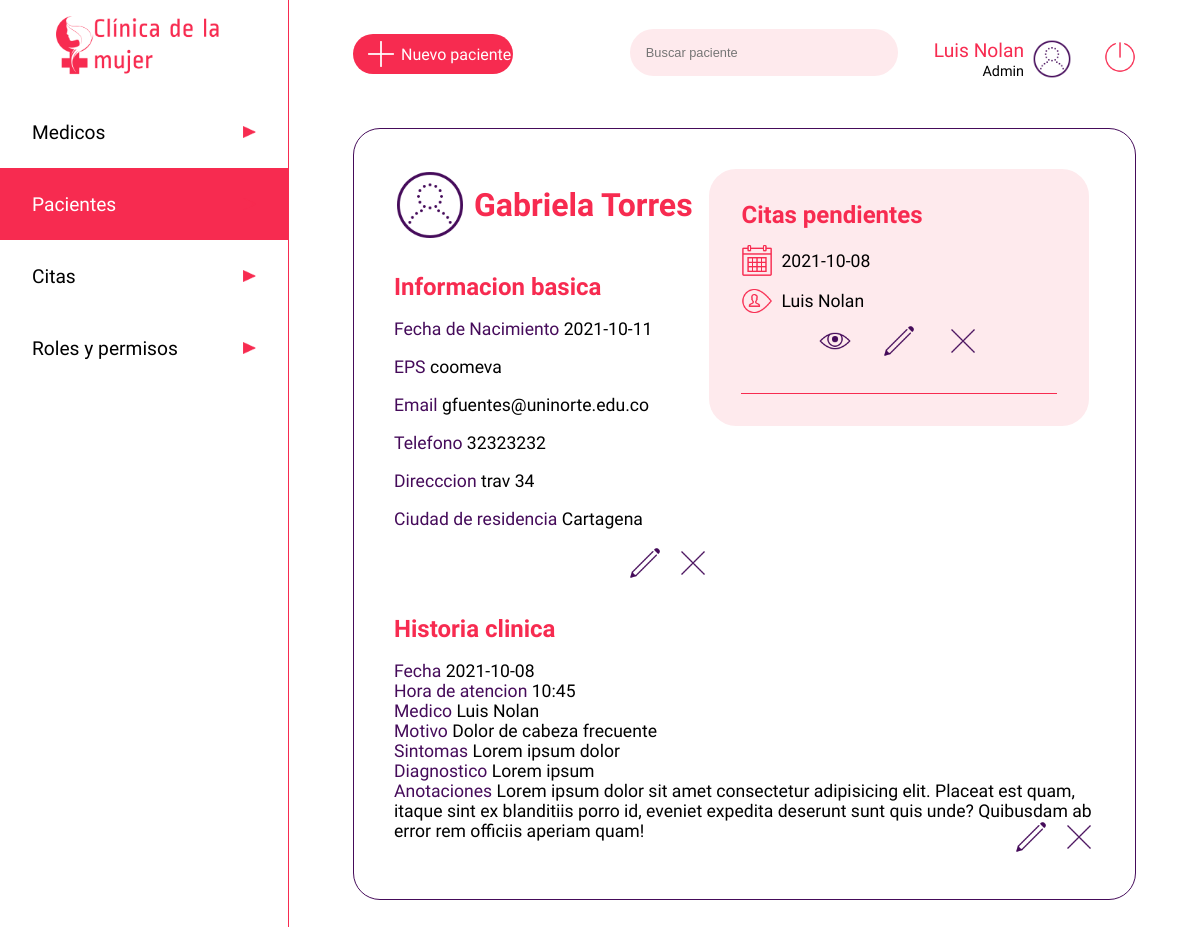
Screenshot of /paciente/45425474 (signed in) with the database file from the repository.
### app.py (models this page shows, shortened)
class users(db.Model):
    __tablename__ = 'users'
    cedula = db.Column(db.Integer, primary_key=True)
    nombre=db.Column(db.String)
    apellido=db.Column(db.String)
    nacimiento=db.Column(db.String)
    eps=db.Column(db.String)
    email=db.Column(db.String, unique=True)
    telefono=db.Column(db.Integer)
    dir=db.Column(db.String)
    ciudad=db.Column(db.String)
    password=db.Column(db.String)
    rol =db.Column(db.String)
    especialidad = db.Column(db.String)
    estado = db.Column(db.Boolean)

class citas(db.Model):
    __tablename__ = 'citas'
    cita_id=db.Column(db.Integer, primary_key=True)
    medico_id = db.Column(db.Integer, nullable=False)
    paciente_id = db.Column(db.Integer, nullable=False)
    fecha = db.Column(db.String)
    motivo = db.Column(db.String(500))
    estado = db.Column(db.Boolean)
    hora_atencion = db.Column(db.String)
    sintomas = db.Column(db.String)
    diagnostico = db.Column(db.String)
    anotaciones = db.Column(db.String)
    calificacion = db.Column(db.Integer)
    calificacion_obs = db.Column(db.String)

### app.py (the view)
@app.route('/paciente/<user>', methods=['GET'])
def view_paciente(user):
    if 'usuarioIngresado' in session:
        paciente = users.query.filter_by(cedula=user).first()
        usuario = users.query.filter_by(cedula=int(session['usuarioIngresado'])).first()
        medicos = users.query.filter_by(rol='medico')
        citass = citas.query.filter_by(paciente_id=user).all()
        return render('userpaciente.html', data=paciente, row=usuario, listamedicos=medicos,  cita=citass)
    else:
        return render('acceso-denegado.html')

### templates/userpaciente.html (shortened to what this page needs)
<!DOCTYPE html>
<html lang="es">
<head>
    <link rel="stylesheet" type="text/css" href="{{ url_for('static', filename='css/users.css')}}">
</head>
<body>
    <header class="header">
        <a href="/dashboard" type="button" class="btn"><img src="{{ url_for('static', filename='images/iconoclinica.png')}}" class="logo" alt="Clinica de la mujer"></a>
        <nav>
            <ul class="menu">
                <li class="menuitems"><a href="/medico" class="menulink"><span>Medicos</span><img src="{{ url_for('static', filename='images/triangulo.png')}}"  class="flecha" alt=""></a></li>
                <li class="menuitems"><a href="/paciente" class="menuselect"><span>Pacientes</span><img src="{{ url_for('static', filename='images/triangulo.png')}}"  class="flecha" alt=""></a></li>
                <li class="menuitems"><a href="/listado-citas" class="menulink"><span>Citas</span><img src="{{ url_for('static', filename='images/triangulo.png')}}"  class="flecha" alt=""></a></li>
                <li class="menuitems"><a href="/roles" class="menulink"><span>Roles y permisos</span><img src="{{ url_for('static', filename='images/triangulo.png')}}"  class="flecha" alt=""></a></li>
            </ul>
        </nav>
    </header>
    <main class="main">
        <div class="searchuser">
            <a href="/registro" class="newuser"><img src="{{ url_for('static', filename='images/plus_math_100px.png')}}" class="profile" alt="+"><span>Nuevo paciente</span></a>
            <div>
                <input type="search" class="search" placeholder="Buscar paciente">
                <div class="perfil">
                    <div>
                        <span class="nameuser">{{ row ['nombre'] }} {{ row ['apellido'] }}</span><br>
                        <span class="roluser">Admin</span>
                    </div>
                    <img src="{{ url_for('static', filename='images/test_account_100px.png')}}" class="profile" alt="">
                    <a href="/logout" type="button" class="btn"><img src="{{ url_for('static', filename='images/off.png')}}" class="logout" alt="Cerrar sesion"></a>
                </div>
            </div>
        </div>
        <div class="cuerpo">
            <div class="pacienteperfil">
                <div class="perfilcitas">
                    <div class="contenedorperfil">
                        <div class="userperf">
                            <img src="{{ url_for('static', filename='images/test_account_100px.png')}}" class="userper" alt="">
                            <h1 class="username">{{data.nombre}} {{data.apellido}}</h1>
                        </div>
                        <div class="userinfo">
                            <h2 class="infotitle">Informacion basica</h2><br>
                            <span style="color:#450B5A">Fecha de Nacimiento </span><span style="color:#000000">{{data.nacimiento}}</span> <br><br>
                            <span style="color:#450B5A">EPS </span><span style="color:#000000">{{data.eps}}</span> <br><br>
                            <span style="color:#450B5A">Email </span><span style="color:#000000">{{data.email}}</span><br><br>
                            <span style="color:#450B5A">Telefono </span><span style="color:#000000">{{data.telefono}}</span> <br><br>
                            <span style="color:#450B5A">Direcccion </span><span style="color:#000000">{{data.dir}}</span> <br><br>
                            <span style="color:#450B5A">Ciudad de residencia </span><span style="color:#000000">{{data.ciudad}}</span> <br><br>
                            <div class="contenedordbtn">
                                <a href="/paciente/{{data.cedula}}/editar"><img src="{{ url_for('static', filename='images/edit_100px.png')}}" class="btned" alt=""></a>
                                <a href="/paciente/{{data.cedula}}/editar"><img src="{{ url_for('static', filename='images/delete_100px.png')}}" class="btned" alt=""></a>
                            </div>
                        </div>
                    </div>
                    <div class="contenedorcitas">
                        <h2 class="infotitle">Citas pendientes</h1>
                            {% for c in cita %}
                            <div class="infocita">
                                <div class="diahora">
                                    <img src="{{ url_for('static', filename='images/calendar_100px.png')}}" class="calendarwatch" alt=""><span>{{ c.fecha }}</span>
                                </div>
                                <div class="diahora">
                                    <img src="{{ url_for('static', filename='images/username_100px.png')}}" class="calendarwatch" alt="">
                                    {% for l in listamedicos %}
                                        {% if c.medico_id == l.cedula %}
                                            <span>{{l.nombre}} {{l.apellido}}</span>
                                        {% endif %}
                                    {% endfor %}
                                </div>
                                <div class="contenedortbtn">
                                    <a href="/listado-citas/{{ c.cita_id }}"><img src="{{ url_for('static', filename='images/eye_100px.png')}}" class="btned" alt=""></a>
                                    <a href="/listado-citas/{{ c.cita_id }}/editar"><img src="{{ url_for('static', filename='images/edit_100px.png')}}" class="btned" alt=""></a>
                                    <a href="/listado-citas/{{ c.cita_id }}/eliminar"><img src="{{ url_for('static', filename='images/delete_100px.png')}}" class="btned" alt=""></a>
                                </div>
                            </div>
                            {% endfor %}
                        <hr color="#F72B50" size="0.5rem">
                    </div>
                </div>
                <div class="userhistoria">
                    <h2 class="infotitle">Historia clinica</h2><br>
                    {% for c in cita %}
                    {% if c.estado == 1%}
                    <div class="detallehistoria">
                        <span style="color:#450B5A">Fecha </span><span>{{c.fecha}}</span> <br>
                        <span style="color:#450B5A">Hora de atencion </span><span>{{c.hora_atencion}}</span> <br>
                        <span style="color:#450B5A">Medico </span>
                        <span>
                            {% for l in listamedicos %}
                            {% if c.medico_id == l.cedula %}
                                <span>{{l.nombre}} {{l.apellido}}</span>
                            {% endif %}
                            {% endfor %}
                        </span> <br>
                        <span style="color:#450B5A">Motivo </span><span>{{c.motivo}}</span> <br>
                        <span style="color:#450B5A">Sintomas </span><span>{{c.sintomas}}</span> <br>
                        <span style="color:#450B5A">Diagnostico </span><span>{{c.diagnostico}}</span> <br>
                        <span style="color:#450B5A">Anotaciones </span><span>{{c.anotaciones}}</span>
                        <div class="contenedordbtn">
                            <a href="/historia-clinica/{{ c.cita_id }}/editar"><img src="{{ url_for('static', filename='images/edit_100px.png')}}" class="btned" alt=""></a>
                            <a href="/historia-clinica/{{ c.cita_id }}/eliminar"><img src="{{ url_for('static', filename='images/delete_100px.png')}}" class="btned" alt=""></a>
                        </div>
                    </div> <br>
                    {% endif %}
                    {% endfor %}
                </div>
            </div>
    </main>
</body>
</html>

### static/css/users.css (style rules this page uses)
* { padding: 0; margin: 0; }
.btned { width: 2rem; }
body { display: flex; }
.calendarwatch { height: 2rem; }
.contenedordbtn { display: flex; justify-content: space-between; width: 5rem; float: right; }
.contenedortbtn { display: flex; justify-content: space-between; width: 10rem; margin: auto; padding-bottom: 1rem; }
.contenedorperfil { width: 45%; }
.logout { height: 2rem; margin-left: 2rem; }
.contenedorcitas { height: 100%; width: 45%; background-color: #FEEAED; border-radius: 1.6875rem; padding: 2rem; }
.cuerpo { display: flex; margin-top: 3rem; border: 0.1rem solid #450B5A; border-radius: 1.6875rem; padding: 2.5rem; justify-content: space-between; align-items: center; }
.diahora { margin-top: 0.5rem; margin-bottom: 0.5rem; width: 100%; display: flex; align-items: center; }
.detallehistoria span { font-family: 'Average Sans', sans-serif; font-size: 1.1rem; }
.diahora span { margin-left: 0.5rem; }
.flecha { width: 0.8rem; height: 0.8rem; }
.perfil { display: inline-flex; align-items: center; text-align: right; margin-left: 2rem; justify-content: flex-end; }
.header { margin:0; display: inline-block; width: 18rem; height: 100vh; justify-content: center; }
.infocita { font-family: 'Average Sans', sans-serif; font-size: 1.1rem; margin-top: 1rem; margin-bottom: 1rem; justify-content: center; }
.infotitle { font-size: 1.5rem; font-family: 'Ropa Sans', sans-serif; color: #F72B50; }
.logo { display: block; height: 4rem; margin: auto; padding: 1rem; }
.main { width: calc(100% - 18rem); padding: 1.8rem 4rem; border-left: 0.1rem solid #F72B50; }
.menu { font-family: 'Average Sans', sans-serif; list-style: none; color: black; }
.menulink { display: inline-flex; font-size: 1.2rem; width: 14rem; height: 1.5rem; padding: 1.5rem 2rem; text-decoration: none; color: black; background-color: white; justify-content: space-between; align-items: center; margin: 0; }
.menuselect { display: inline-flex; font-size: 1.2rem; width: 14rem; height: 1.5rem; padding: 1.5rem 2rem; text-decoration: none; color: black; background-color: #F72B50; color: white; justify-content: space-between; align-items: center; margin: 0; }
.nameuser { font-family: 'Ropa Sans', sans-serif; font-size: 1.2rem; color: #F72B50; }
.newuser { display: flex; width: 10rem; background: #F72B50; color: white; font-size: 1rem; font-family: 'Average Sans', sans-serif; border-radius: 1.6875rem; align-items: center; text-decoration: none; }
.roluser { font-family: 'Ropa Sans', sans-serif; font-size: 0.9rem; }
.pacienteperfil { display: flex; flex-direction: column; width: 100%; }
.perfilcitas { display: flex; }
.profile { height: 2.5rem; margin-left: 0.5rem; }
.search { width: 16.75rem; padding: 1rem; background: #FEEAED; border: none; font-size: 0.8rem; color: black; border-radius: 1.6875rem; outline: none; }
.searchuser { display: flex; align-items: center; justify-content: space-between; }
.username { margin-left: 0.5rem; font-size: 2rem; font-family: 'Ropa Sans', sans-serif; }
.userinfo { margin-top: 2rem; }
.userinfo span { font-family: 'Average Sans', sans-serif; font-size: 1.1rem; width: 100%; }
.userper { height: 4.5rem; }
.userperf { display: flex; color: #F72B50; align-items: center; }
.userhistoria { margin-top: 2rem; }

### rows the page displays
users: nombre "Luis", apellido "Nolan"
users: nombre "Gabriela", apellido "Torres", nacimiento "2021-10-11", eps "coomeva", email "gfuentes@uninorte.edu.co", telefono "32323232", dir "trav 34", ciudad "Cartagena"
citas: fecha "2021-10-08", hora_atencion "10:45", motivo "Dolor de cabeza frecuente", sintomas "Lorem ipsum dolor", diagnostico "Lorem ipsum", anotaciones "Lorem ipsum dolor sit amet consectetur adipisicing elit. Placeat est quam, itaque sint ex blanditiis porro id, eveniet expedita deserunt sunt quis unde? Quibusdam ab error rem officiis aperiam quam!", estado True (drawn)
